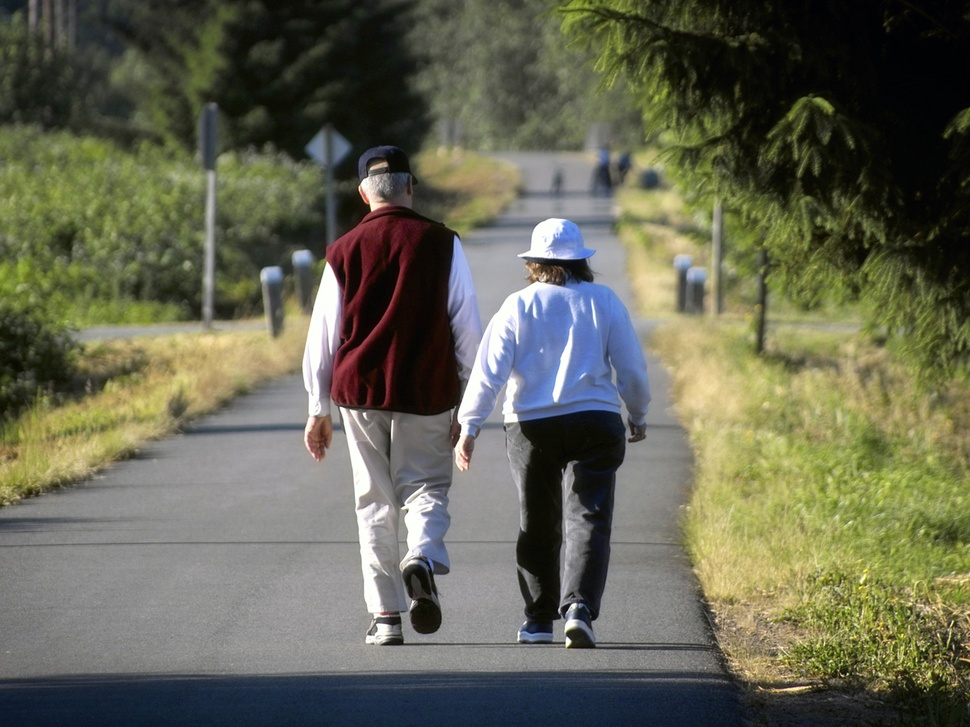
#> input picture data/images/2.jpg, 970 x 727 px, shrunk from 1200 x 899 before the run
$ python -i enhancer.py   (imports and definitions only)
#> lines starting #> are read from the running program, lines starting #| are printed output that depends on the picture
#> further down, picture is the input picture: shape (727, 970, 3); mean B, G, R 83.6, 101.8, 101
import cv2

from obj_tracking.ofist_api import retinex
import numpy as np


class ImageEnhancer:
    retinex_conf = {
        "sigma_list": [15, 80, 250],
        "G": 5.0,
        "b": 25.0,
        "alpha": 125.0,
        "beta": 46.0,
        "low_clip": 0.01,
        "high_clip": 0.99
    }

    # [34 lines left out: functions preprocess_bright_contrast, preprocess_hist_eq, preprocess_retinex, gamma_correction, not called in this run]

    @staticmethod
    def hls_enhancement(image, h=1, l=1, s=1):
#> called with h = 1, l = 1, s = 1
        cvt_img = cv2.cvtColor(image, cv2.COLOR_BGR2HLS).astype("float32")
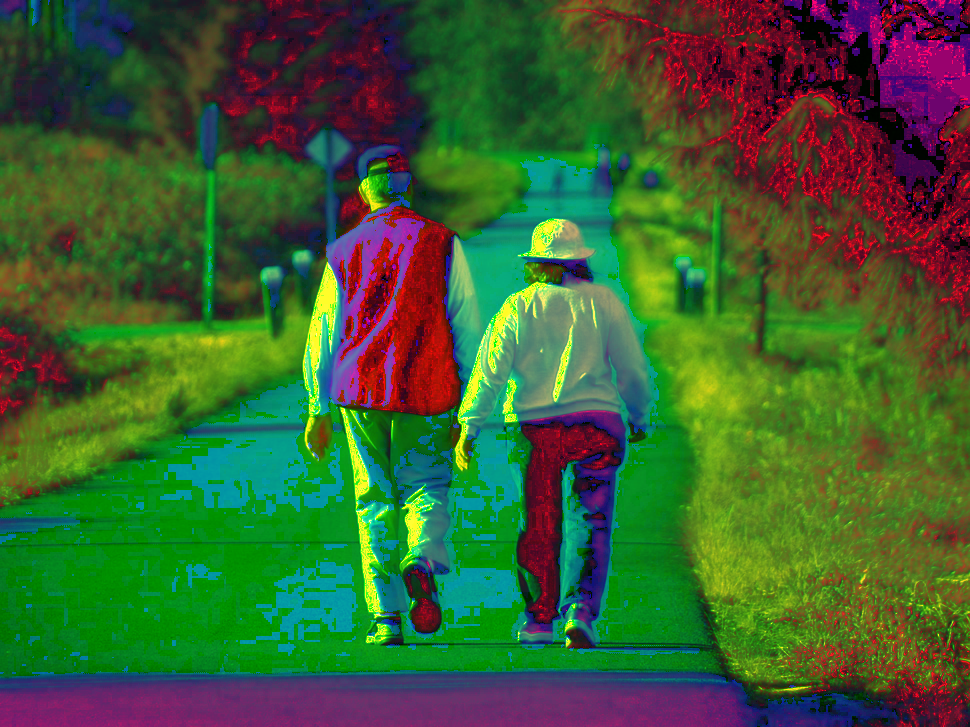
#> cvt_img: shape (727, 970, 3) float32; mean B, G, R 49.3, 93.4, 60.7
        (_h, _l, _s) = cv2.split(cvt_img)
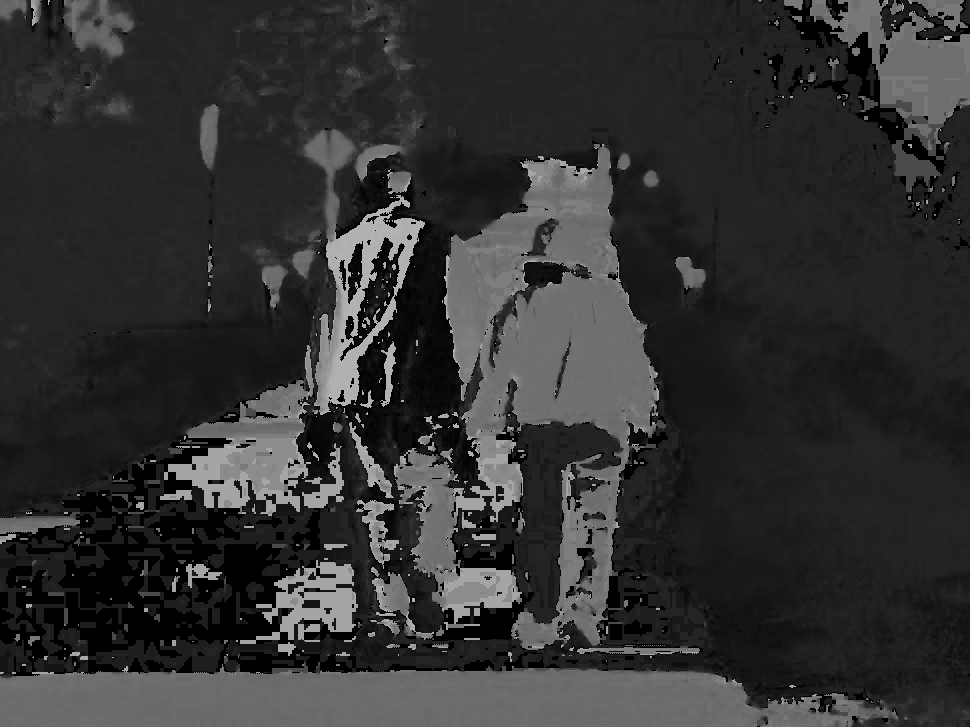
#> _h: shape (727, 970) float32; min 0, max 180, mean 49.3
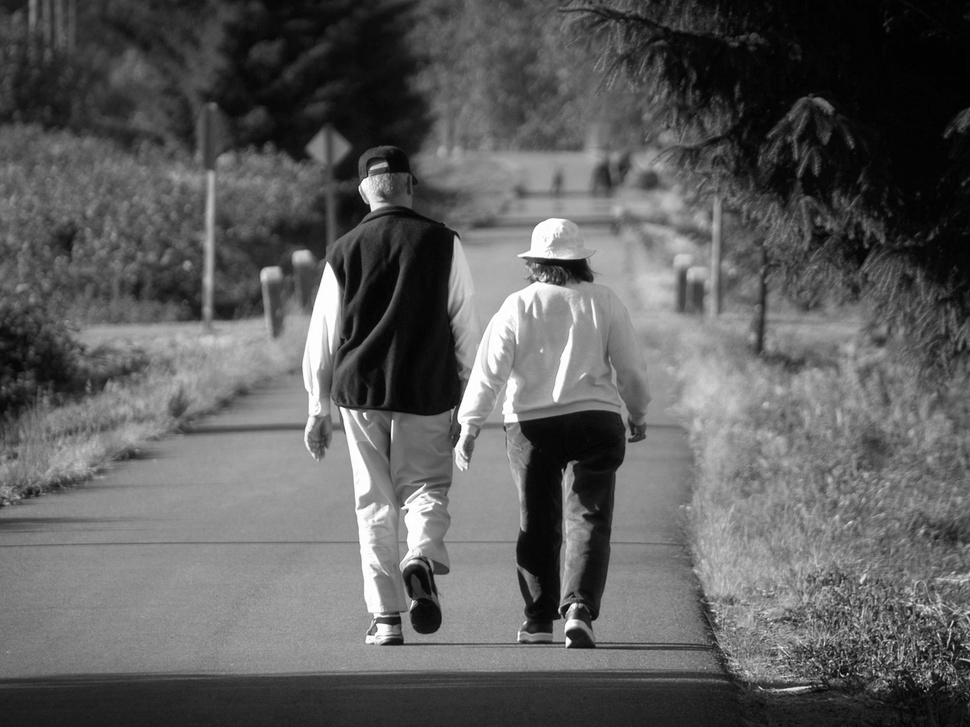
#> _l: shape (727, 970) float32; min 0, max 255, mean 93.4
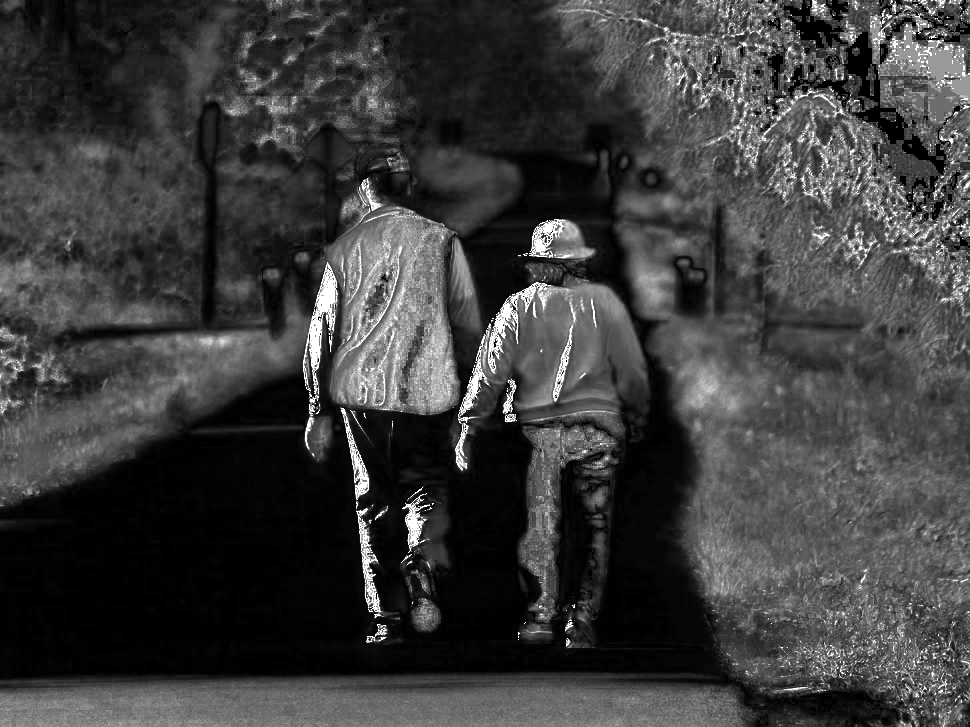
#> _s: shape (727, 970) float32; min 0, max 255, mean 60.8
        _h *= h
        _s *= s
        _l *= l
        _h = np.clip(_h, 0, 255)
        _l = np.clip(_l, 0, 255)
        _s = np.clip(_s, 0, 255)
        cvt_img = cv2.merge([_h, _l, _s])
        out_img = cv2.cvtColor(cvt_img.astype("uint8"), cv2.COLOR_HLS2BGR)
        return out_img

    # [27 lines left out: functions hsv_enhancement, lab_enhancement, not called in this run]


    @staticmethod
    def gaussian_blurr(image, sigma):
        return cv2.GaussianBlur(image, (0, 0), sigma)

    # [20 lines left out: function selective_enhancement, not called in this run]

>>> import cv2
>>> picture = cv2.imread('../../data/images/2.jpg')
>>> result = ImageEnhancer().hls_enhancement(picture)

$ run again, on data/images/people-walking-commercial-drive-landing.jpg
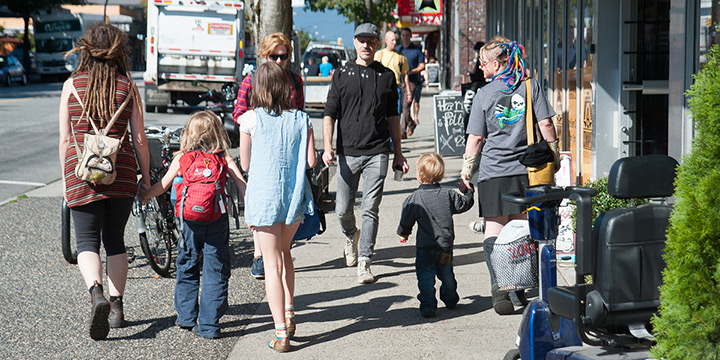
#> input picture data/images/people-walking-commercial-drive-landing.jpg, 720 x 360 px
#> picture is the input picture: shape (360, 720, 3); mean B, G, R 109.7, 114.1, 113.4
#> in hls_enhancement, `(_h, _l, _s) = cv2.split(cvt_img)`:
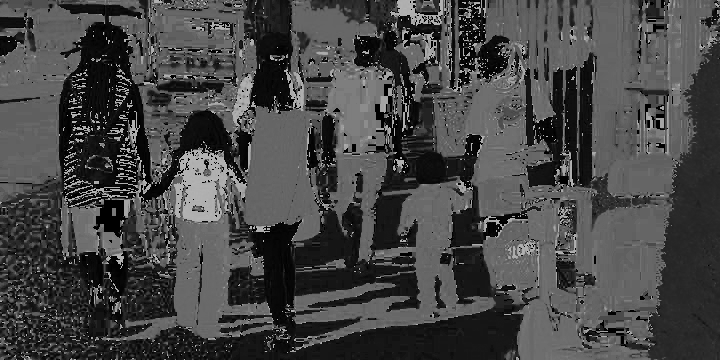
#> _h: shape (360, 720) float32; min 0, max 180, mean 70.2
#> in hls_enhancement, `(_h, _l, _s) = cv2.split(cvt_img)`:
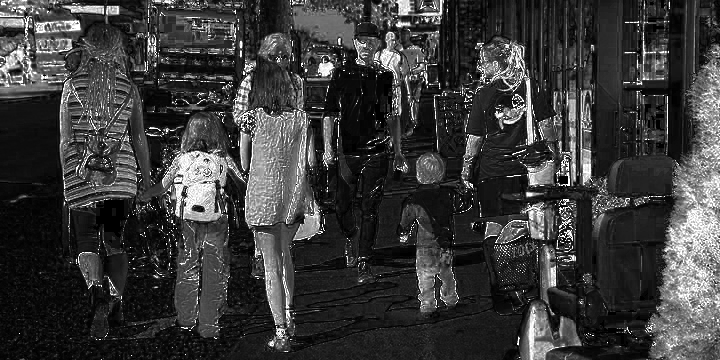
#> _s: shape (360, 720) float32; min 0, max 255, mean 58.4
